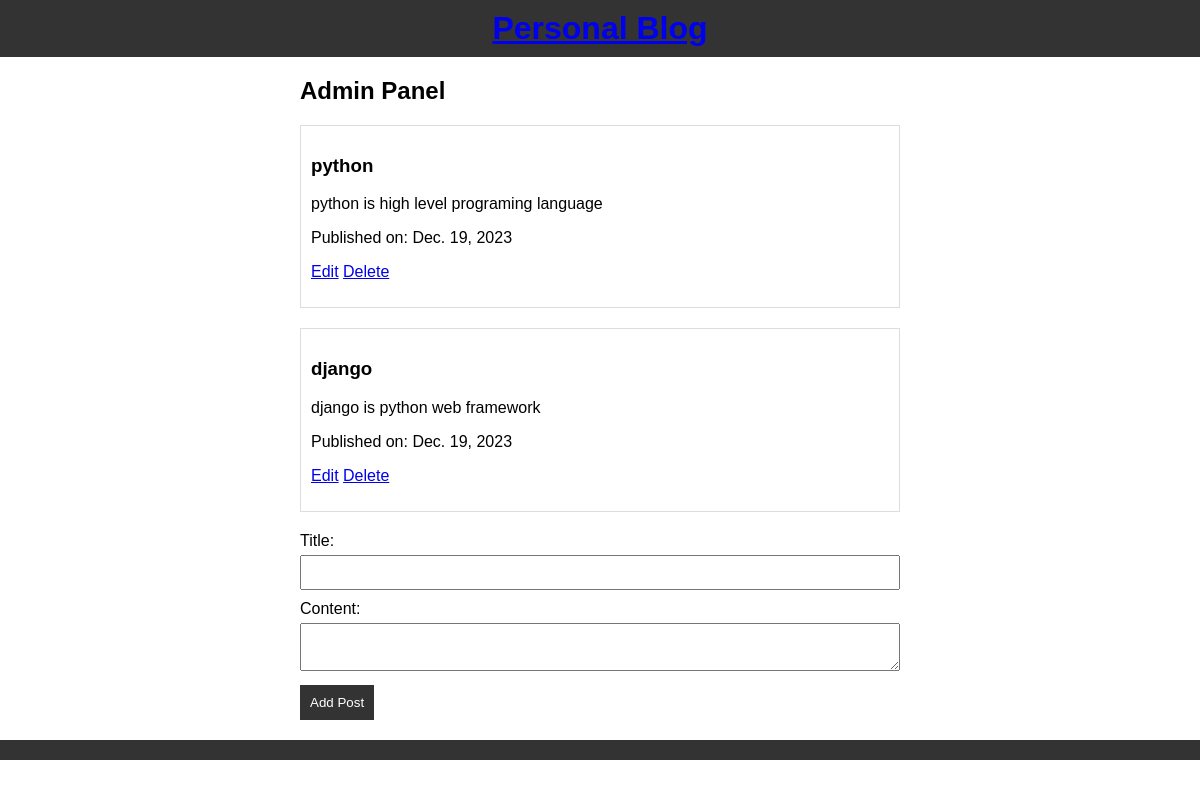
/blog_admin/, run on an earlier commit of the app's database.
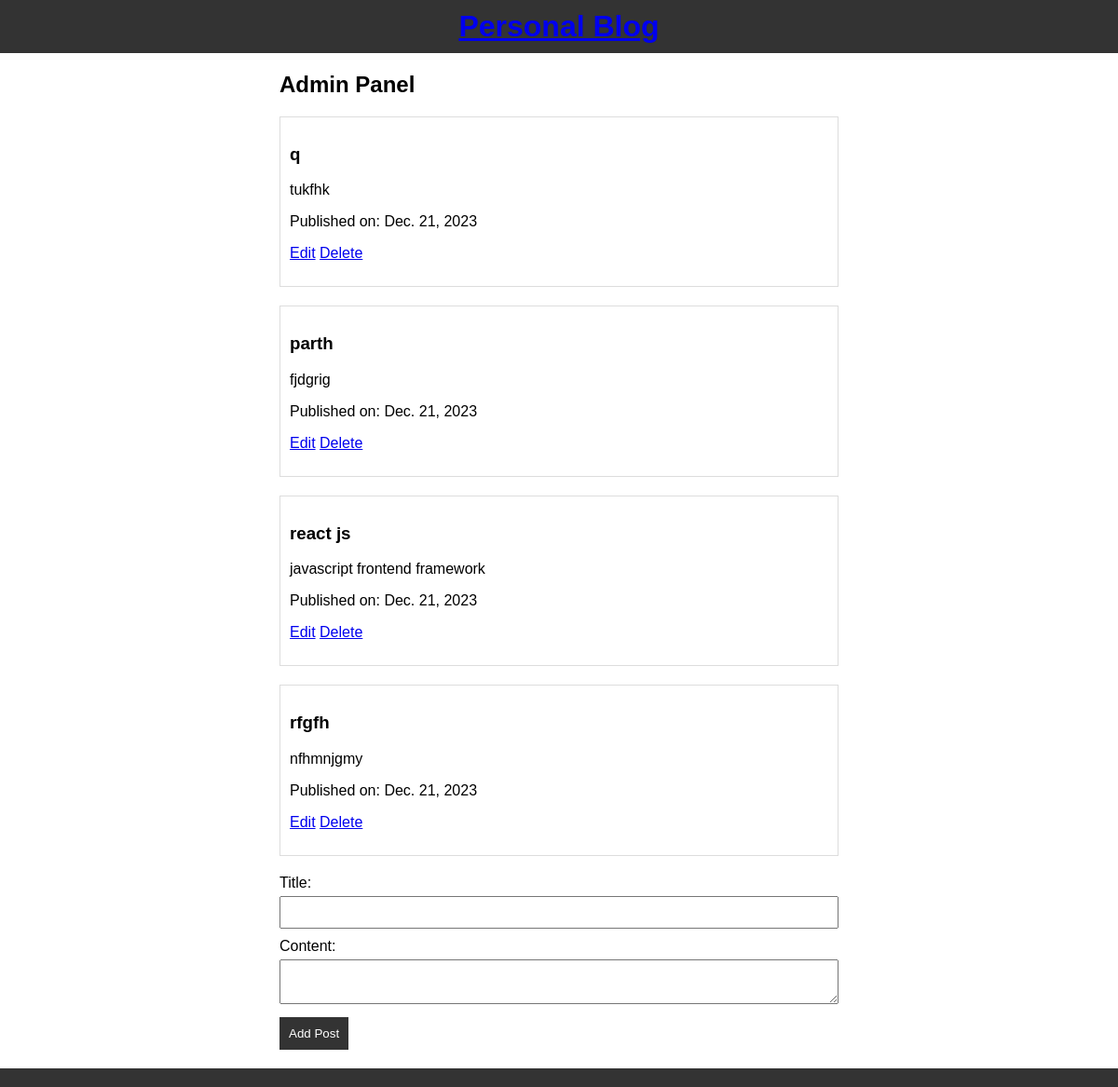
And on a later commit of the database.
### blog/models.py (models this page shows, shortened)
class BlogPost(models.Model):
    title = models.CharField(max_length=200)
    content = models.TextField()
    pub_date = models.DateField(auto_now_add=True)

### blog/views.py (the view)
# urls.py: path('blog_admin/', admin, name='admin'),
def admin(request):
    posts = BlogPost.objects.all()
    return render(request, 'admin.html', {'posts': posts})

### blog/templates/admin.html (shortened to what this page needs)
{% load static %}
<!DOCTYPE html>
<html lang="en">
<head>
    <link rel="stylesheet" href="{% static 'css/styles.css' %}">
</head>
<body>
    <header>
        <h1><a href="{% url 'home' %}">Personal Blog</a></h1>
    </header>
    <section class="admin">
        <h2>Admin Panel</h2>
        <div class="post-list">
            {% for post in posts %}
            <div class="post">
                <h3>{{ post.title }}</h3>
                <p>{{ post.content }}</p>
                <p>Published on: {{ post.pub_date }}</p>
                <p>
                    <a href="{% url 'edit_post' post.id %}">Edit</a>
                    <a href="{% url 'delete_post' post.id %}">Delete</a>
                </p>
            </div>
            {% endfor %}
        </div>
        <form id="addEditPostForm" method="post" action="{% url 'add_edit_post' %}">
            <label for="title">Title:</label>
            <input type="text" id="title" name="title" required>
            <label for="content">Content:</label>
            <textarea id="content" name="content" required></textarea>
            <button type="submit" id="submitBtn">Add Post</button>
        </form>
    </section>
    <footer>
    </footer>
</body>
</html>

What changed in the data, as far as the page shows it:
removed BlogPost: title "python", content "python is high level programing language", pub_date "Dec. 19, 2023"
removed BlogPost: title "django", content "django is python web framework", pub_date "Dec. 19, 2023"
added BlogPost: title "q", content "tukfhk", pub_date "Dec. 21, 2023"
added BlogPost: title "parth", content "fjdgrig", pub_date "Dec. 21, 2023"
added BlogPost: title "react js", content "javascript frontend framework", pub_date "Dec. 21, 2023"
added BlogPost: title "rfgfh", content "nfhmnjgmy", pub_date "Dec. 21, 2023"
